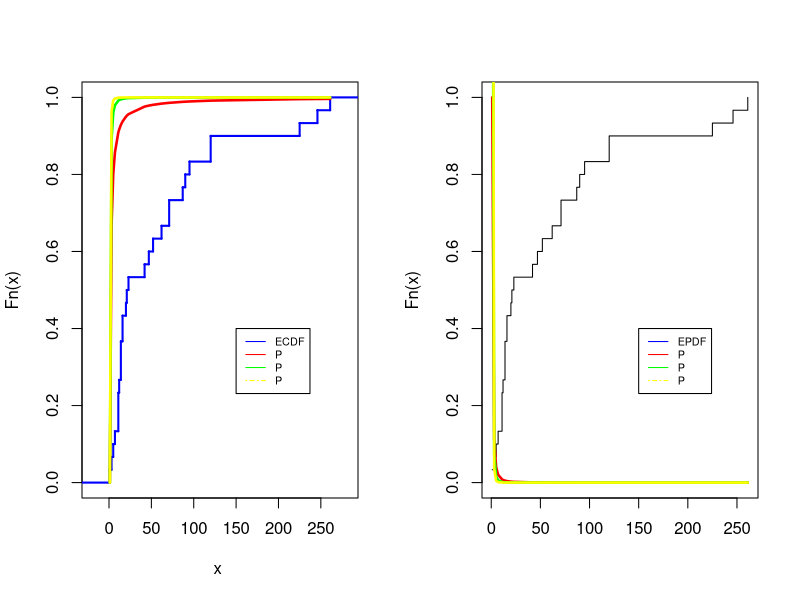

The R script that drew this image:

##################################
###### Graph Empirical PDF #######
##################################

#############################
### Pareto ###
############################
par(mfrow=c(1,2))

##########################################
#### Airplane  ####
##########################################



x= c( 23, 261, 87, 7, 120, 14, 62, 47, 225, 71, 246, 21, 42, 20, 5, 12, 120, 11,
      3, 14, 71, 11, 14, 11, 16, 90, 1, 16, 52, 95)

n=30
v= sort(x)
x=v
#hist(x)




########################
### Empirical CDF ######
########################


ecdf(x)

plot.stepfun(ecdf(x),main = "",
             xlab = "x ", ylab = "Fn(x)" , col.vert = "blue",col = "blue",cex=.001,lwd=2)



###### Pareto distribution

k <- 1 
a <- 1
FX<-(1-(k/x)^a)
P<-FX
lines(x,P,col="red",lty=1,lwd=2.5)

###### Pareto distribution

k <- 1 
a <- 2
FX<-(1-(k/x)^a)
P<-FX
lines(x,P,col="green",lty=1,lwd=2.5)

###### Pareto distribution

k <- 1 
a <- 3
FX<-(1-(k/x)^a)
P <- FX
lines(x,P,col="yellow",lty=1,lwd=2.5)


##################
####  Legend  ###
##################

legend(150,.4,legend=c("ECDF","P ","P ","P "), 
       col=c("blue","red","green","yellow"),
       lty=c(1,1,1,4), ncol=1,cex = 0.65)

###################
#### Thank You ####
###################


####Empirical PDF####
plot(x, (1:n)/n, type = 's', ylim = c(0, 1),xlab = "", ylab="Fn(x)", main = NULL)


###### Pareto distribution

k <- 1 
a <- 1

fx<-((a*(k)^a)/x^(a+1))
P<-fx
lines(x,P,col="red",lty=1,lwd=2.5)

###### Pareto distribution

k <- 1 
a <- 2
fx<-((a*(k)^a)/x^(a+1))
P<-fx
lines(x,P,col="green",lty=1,lwd=2.5)

###### Pareto distribution

k <- 1 
a <- 3
fx<-((a*(k)^a)/x^(a+1))
P<-fx
lines(x,P,col="yellow",lty=1,lwd=2.5)


##################
####  Legend  ###
##################

legend(150,.4,legend=c("EPDF","P ","P ","P "), 
       col=c("blue","red","green","yellow"),
       lty=c(1,1,1,4), ncol=1,cex = 0.65)
